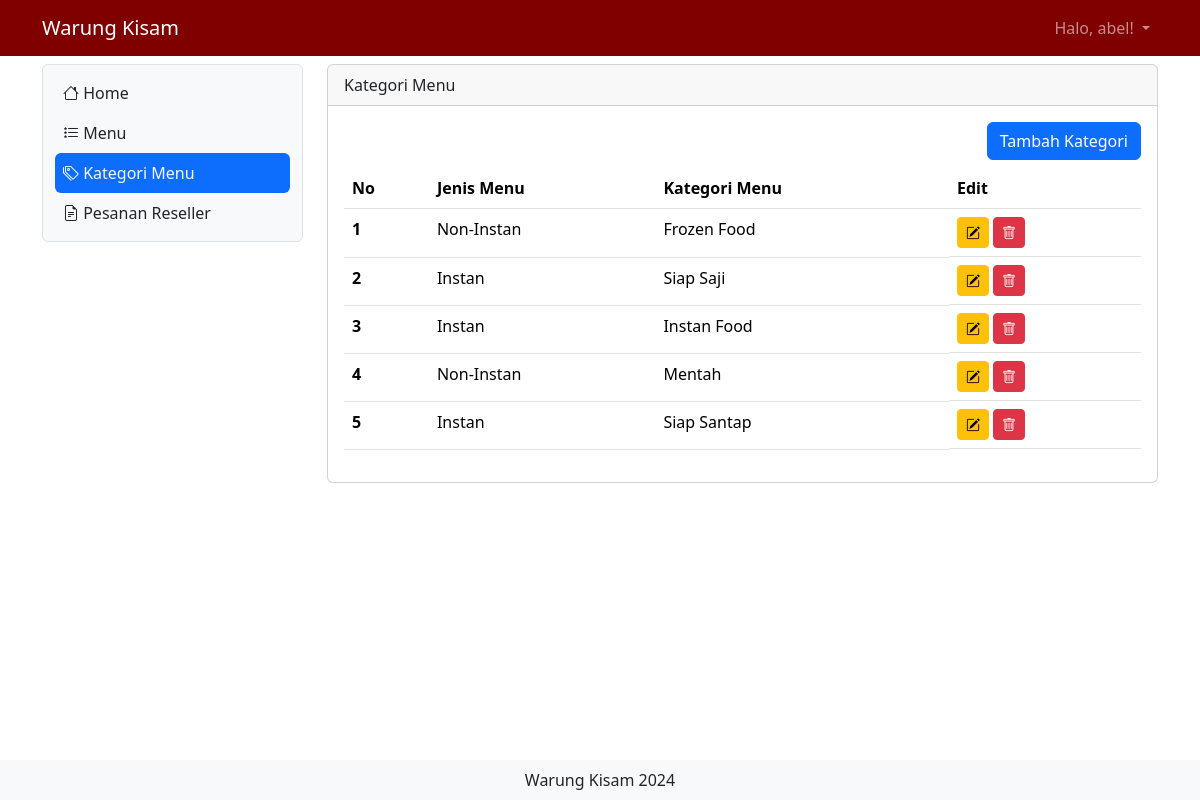
The page /home.php?x=katmenu (signed in) on the database its author committed.
### tables this page shows
CREATE TABLE `user` (
  `id` int(11) NOT NULL,
  `nama` varchar(255) NOT NULL,
  `username` varchar(255) NOT NULL,
  `level` int(1) DEFAULT NULL,
  `no_hp` varchar(255) NOT NULL,
  `alamat` varchar(255) NOT NULL,
  `password` varchar(50) NOT NULL
);

CREATE TABLE `kategori` (
  `id_kategori` int(11) NOT NULL,
  `jenis_menu` int(2) NOT NULL,
  `kategori_menu` varchar(30) NOT NULL
);

### katmenu.php (the view, shortened to what this page needs)
<?php
include "proses/connect.php";
$query = mysqli_query($conn, "SELECT * FROM kategori");
while ($record = mysqli_fetch_array($query)) {
    $result[] = $record;
}
?>
<div class="col-lg-9 mt-2">
    <div class="card">
        <div class="card-header">
            Kategori Menu
        </div>
        <div class="card-body">
            <div class="row">
                <div class="col d-flex justify-content-end">
                    <button class="btn btn-primary mb-2" data-bs-toggle="modal" data-bs-target="#ModalTambahUser">
                        Tambah
                        Kategori </button>
                </div>
            </div>
                <?php
            if (empty($result)) {
                echo "Data User tidak ada";
            } else {
                ?>
                <div class="table-responsive">
                    <table class="table table-hover">
                        <thead>
                            <tr>
                                <th scope="col">No</th>
                                <th scope="col">Jenis Menu</th>
                                <th scope="col">Kategori Menu</th>
                                <th scope="col">Edit</th>
                            </tr>
                        </thead>
                        <tbody>
                            <?php
                            $no = 1;
                            foreach ($result as $row) {
                                ?>
                                <tr>
                                    <th scope="row">
                                        <?php echo $no++ ?>
                                    </th>
                                    <td>
                                        <?php echo ($row['jenis_menu'] == 1) ? "Non-Instan" : "Instan" ?>
                                    </td>
                                    <td>
                                        <?php echo $row['kategori_menu'] ?>
                                    </td>
                                    <td class="d-flex">
                                        <button class="btn btn-warning btn-sm me-1" data-bs-toggle="modal"
                                            data-bs-target="#ModalUpdate<?php echo $row['id_kategori'] ?>"><i
                                                class="bi bi-pencil-square"></i></button>
                                        <button class="btn btn-danger btn-sm me-1" data-bs-toggle="modal"
                                            data-bs-target="#ModalDelete<?php echo $row['id_kategori'] ?>"><i
                                                class="bi bi-trash"></i></button>
                                    </td>
                                </tr>
                                <?php
                            }
                            ?>
                        </tbody>
                    </table>
                    <?php
            }
            ?>
            </div>
        </div>
    </div>
</div>

### header.php (shortened to what this page needs)
<?php
include "proses/connect.php";
$query = mysqli_query($conn, "SELECT * FROM user WHERE username='$_SESSION[username_warungkisam]'");
?>
<nav class="navbar navbar-dark navbar-expand" style="background-color: maroon">
    <div class="container-lg">
        <a class="navbar-brand" href="index.php">Warung Kisam</a>
        <div class="collapse navbar-collapse justify-content-end" id="navbarNavDropdown">
            <ul class="navbar-nav">
                <li class="nav-item dropdown">
                    <a class="nav-link dropdown-toggle" href="#" role="button" data-bs-toggle="dropdown"
                        aria-expanded="false">
                        Halo,
                        <?php echo $hasil['nama']; ?>!
                    </a>
                </li>
            </ul>
        </div>
    </div>
</nav>

### rows shown on the page
user: nama "abel"
kategori: jenis_menu "Non-Instan", kategori_menu "Frozen Food"
kategori: jenis_menu "Instan", kategori_menu "Siap Saji"
kategori: jenis_menu "Instan", kategori_menu "Instan Food"
kategori: jenis_menu "Non-Instan", kategori_menu "Mentah"
kategori: jenis_menu "Instan", kategori_menu "Siap Santap"
